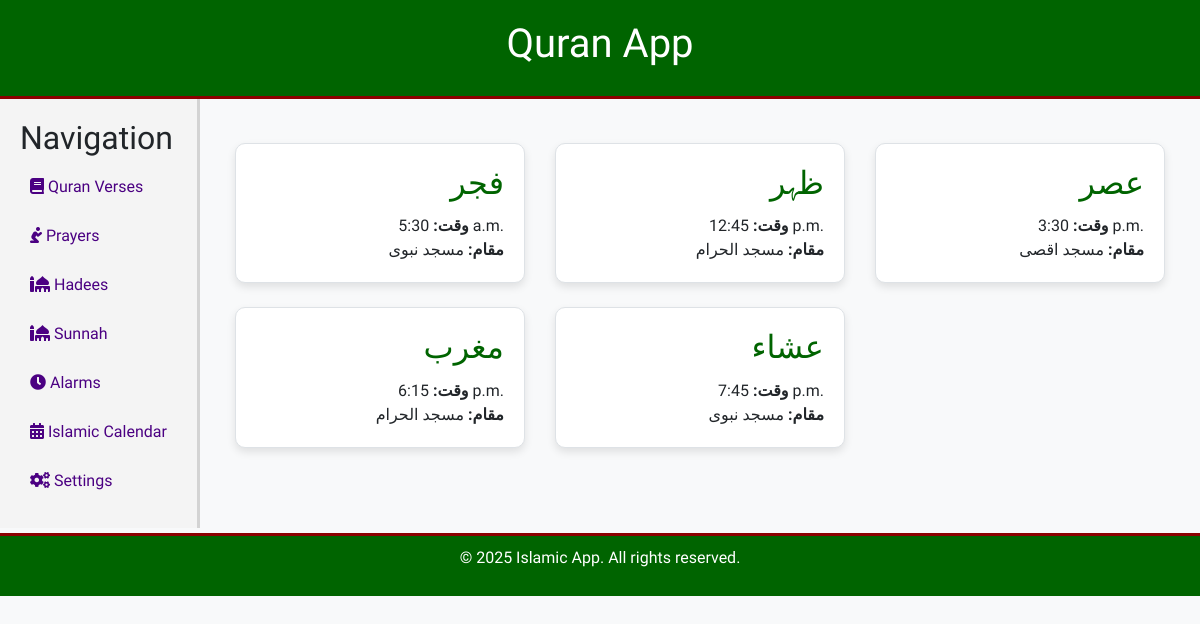
Screenshot of /alarms/ with the database file from the repository.
### main_app/models.py (models this page shows)
class Alarm(models.Model):
    prayer_name = models.CharField(max_length=100)
    alarm_time = models.TimeField()
    location = models.CharField(max_length=255, null=True, blank=True)
    silent_mode = models.BooleanField(default=False)

### main_app/views.py (the view)
# urls.py: path('alarms/', views.AlarmsView.as_view(), name='alarms'),
class AlarmsView(View):
    def get(self, request):
        alarms = Alarm.objects.all()
        return render(request, 'alarms.html', {'alarms': alarms})

### templates/alarms.html (shortened to what this page needs)
{% extends 'base.html' %}
{% block content %}
<div class="container mt-4">
    <div class="row">
        {% for alarm in alarms %}
        <div class="col-md-4 mb-4">
            <div class="card h-100 alarm-card">
                <div class="card-body d-flex flex-column">
                    <div class="text-right">
                        <h2 class="card-title">{{ alarm.prayer_name }}</h2>
                        <p class="card-text">
                            <strong>وقت:</strong> {{ alarm.alarm_time }}<br>
                            <strong>مقام:</strong> {{ alarm.location }}<br>
                        </p>
                    </div>
                </div>
            </div>
        </div>
        {% endfor %}
    </div>
</div>
{% endblock %}

### templates/header.html (style rules this page uses)
body { background-color: #f8f9fa; font-family: 'Amiri', serif; }
.islamic-pattern { background-image: url('https://www.transparenttextures.com/patterns/arabesque.png'); }
.card { border: 1px solid #dee2e6; border-radius: 10px; box-shadow: 0 4px 8px rgba(0, 0, 0, 0.1); }
.card-title { font-family: 'Amiri', serif; color: #006400; }
.card-text { font-family: 'Amiri', serif; color: #212529; }

### rows the page displays
Alarm: prayer_name "فجر", alarm_time "5:30 a.m.", location "مسجد نبوی"
Alarm: prayer_name "ظہر", alarm_time "12:45 p.m.", location "مسجد الحرام"
Alarm: prayer_name "عصر", alarm_time "3:30 p.m.", location "مسجد اقصی"
Alarm: prayer_name "مغرب", alarm_time "6:15 p.m.", location "مسجد الحرام"
Alarm: prayer_name "عشاء", alarm_time "7:45 p.m.", location "مسجد نبوی"
